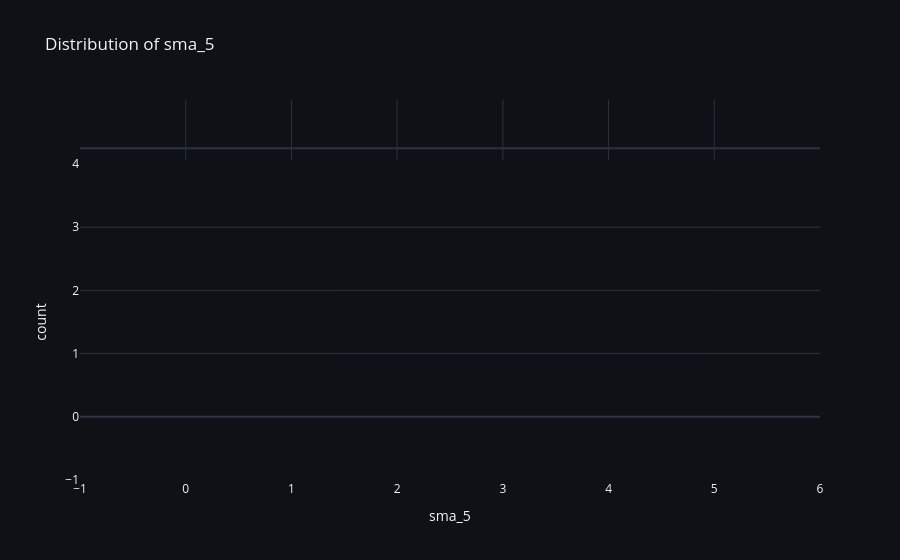

Here is the notebook cell this chart was saved with:
### Markdown cell above
## 4. Feature Distribution & Outliers
Understanding feature behavior across different market conditions.

### Code cell
fig_dist = px.histogram(
    df.to_pandas(), 
    x=top_feat, 
    marginal="box", 
    title=f"Distribution of {top_feat}", 
    color_discrete_sequence=['#34d399']
)
fig_dist.update_layout(
    template="plotly_dark",
    plot_bgcolor='#0f1117',
    paper_bgcolor='#0f1117'
)
fig_dist.show()

### Figure 1 — Plotly figure (JSON) as saved in the notebook; plotly's stock layout.template omitted (floating-point values rounded to 4 significant figures)
{"data": [{"bingroup": "x", "hovertemplate": "sma_5=%{x}<br>count=%{y}<extra></extra>", "legendgroup": "", "marker": {"color": "#34d399", "pattern": {"shape": ""}}, "name": "", "orientation": "v", "showlegend": false, "type": "histogram", "x": [], "xaxis": "x", "yaxis": "y"}, {"hovertemplate": "sma_5=%{x}<extra></extra>", "legendgroup": "", "marker": {"color": "#34d399"}, "name": "", "notched": true, "showlegend": false, "type": "box", "x": [], "xaxis": "x2", "yaxis": "y2"}], "layout": {"barmode": "relative", "legend": {"tracegroupgap": 0}, "paper_bgcolor": "#0f1117", "plot_bgcolor": "#0f1117", "title": {"text": "Distribution of sma_5"}, "xaxis": {"anchor": "y", "domain": [0, 1], "title": {"text": "sma_5"}}, "xaxis2": {"anchor": "y2", "domain": [0, 1], "matches": "x", "showgrid": true, "showticklabels": false}, "yaxis": {"anchor": "x", "domain": [0, 0.8316], "title": {"text": "count"}}, "yaxis2": {"anchor": "x2", "domain": [0.8416, 1], "matches": "y2", "showgrid": false, "showline": false, "showticklabels": false, "ticks": ""}}}
